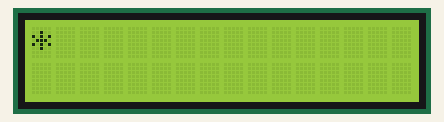
Recording of a sketch running on a simulated Arduino Uno, built with avr-gcc and run on an emulated ATmega328P. On the bench: 16×2 character LCD.

Above: at 0.1 s.
At 4.1 s:
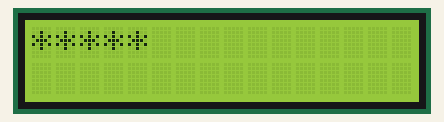
At 9.1 s:
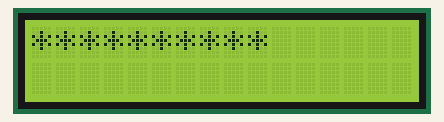
At 19.1 s:
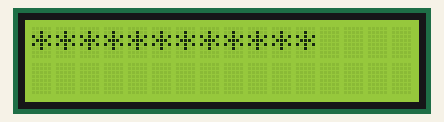
At 28.1 s:
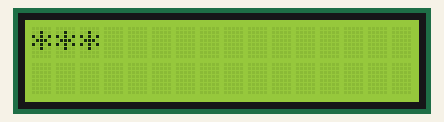
At 38.1 s:
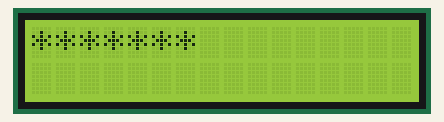

The sketch:

lcd2_exam.ino
```cpp
//跳线插CN5口

#include <LiquidCrystal.h>
LiquidCrystal lcd(2, 11, 10, A1, A0, A2);
int i = 0;

void setup() {

  lcd.begin(16, 2);   //初始化16列2行lcd显示屏幕
  lcd.clear();        //清屏

}

void loop() {
  for (i = 0; i < 16; i++)
  {
    lcd.setCursor(i, 0);        //设定你要显示的文字的起始位置
    lcd.print("*");
    delay(1000);
  }
  i -= 1;
  for (; i >= 0; i--)
  {
    lcd.setCursor(i, 0);        //设定你要显示的文字的起始位置
    lcd.print(" ");
    delay(1000);
  }


}
```

Measured:
- what the display in image 1 shows lasts 1.0 s, from 4.1 s to 5.1 s
